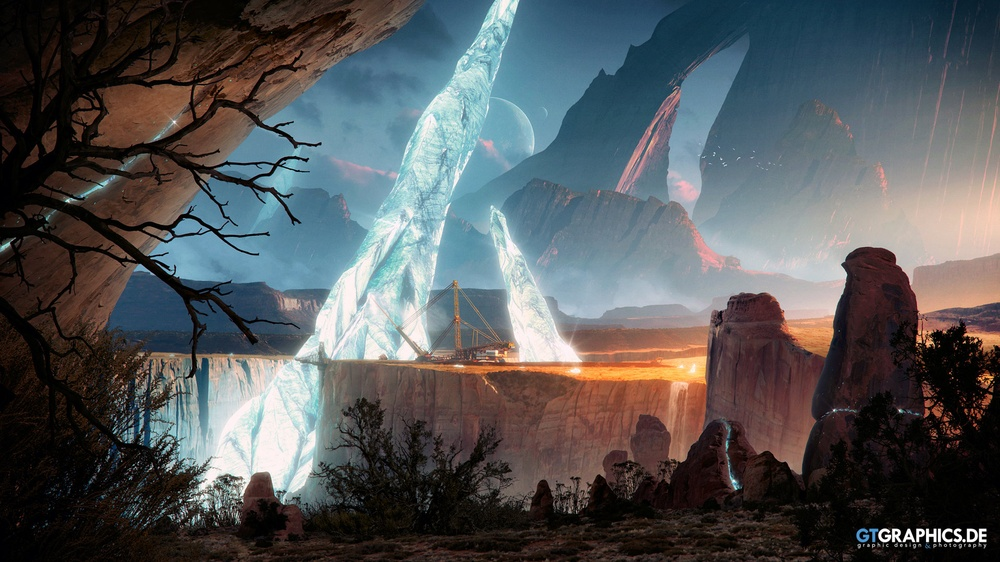
#> input picture lab_3/img1.jpg, 1000 x 562 px, shrunk from 1920 x 1080 before the run
$ python lab3.py
#> lines starting #> are read from the running program, lines starting #| are printed output that depends on the picture
import cv2


img_path = 'img1.jpg'
grey_img = cv2.imread(img_path, cv2.IMREAD_GRAYSCALE)
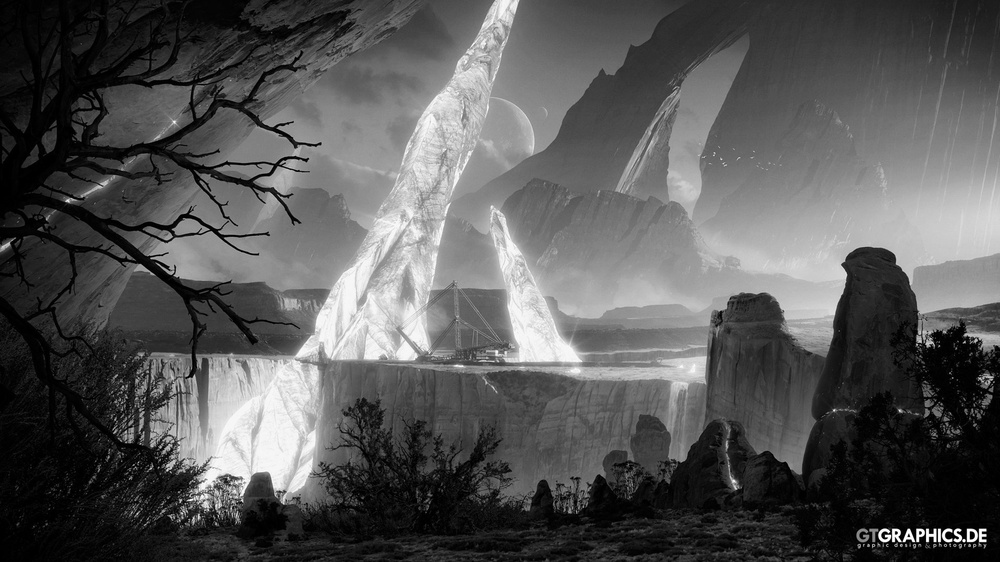
#> grey_img: shape (562, 1000); min 0, max 255, mean 87
cv2.imwrite("grey_"   + img_path, grey_img)
